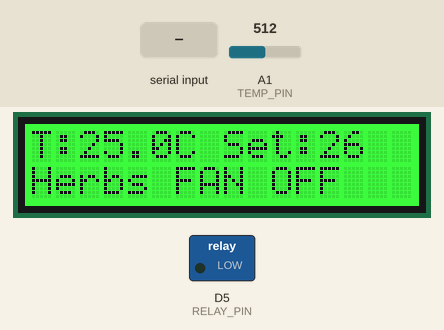
Simulated run of this sketch. Board: Arduino Uno R4 Minima. On the bench: 16×2 character LCD, switched loads named in the sketch (green lamp = pin HIGH). The inputs (shaded band) are chosen by the test bench; at power-on: A1 (TEMP_PIN) = 512 (analog values on the 0–1023 scale). What the sketch prints to the serial monitor is not drawn.

Above: at 1.2 s.
1.3 s: A1 (TEMP_PIN) set to 537
At 2.6 s:
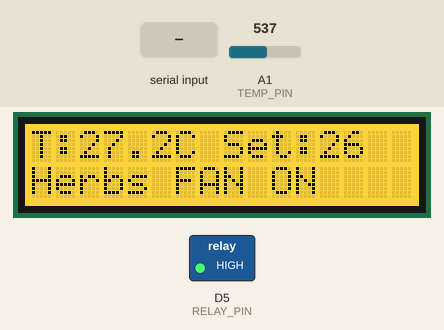
3.0 s: "200\n" received over Serial
At 4.4 s:
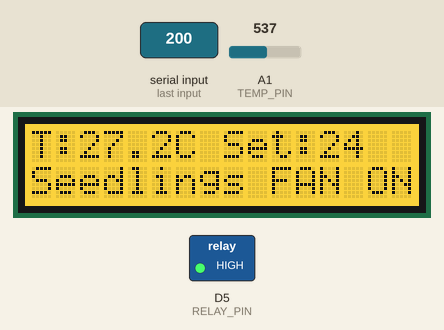
5.0 s: A1 (TEMP_PIN) set to 1009
At 5.6 s:
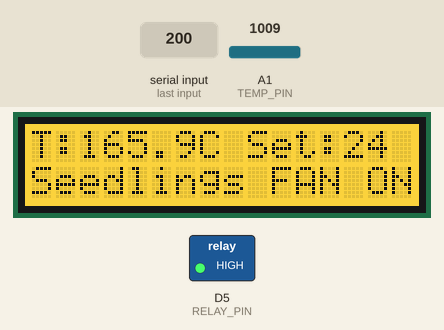
6.5 s: A1 (TEMP_PIN) set to 1023
At 7.7 s:
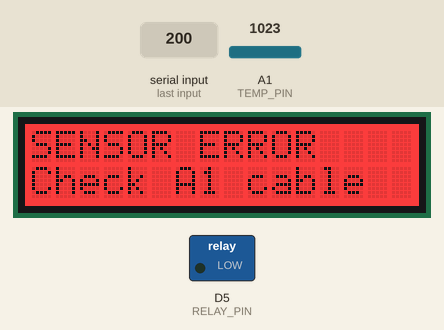
8.0 s: A1 (TEMP_PIN) set to 490
At 9.1 s:
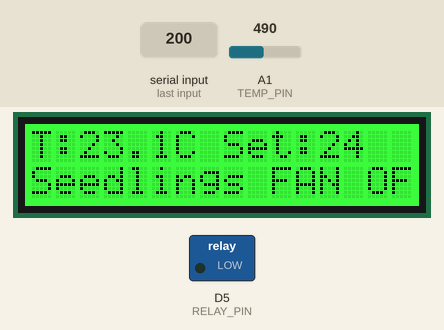
9.5 s: "30,150\n" received over Serial
At 9.9 s:
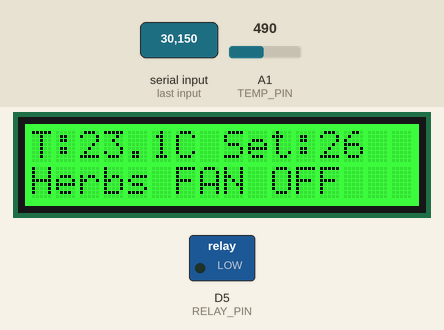
Timing chart, 0 to 12.5 s (numbered marks = the images above; inputs shaded):
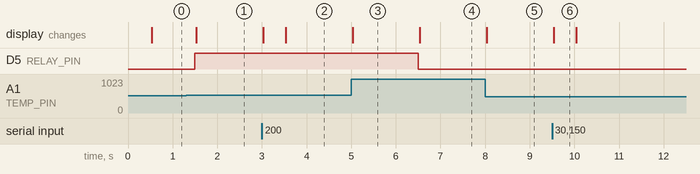

Measured:
- the behaviour switches between 522 and 523 on A1 (TEMP_PIN) (found by bisection; images 0 and 1)
- the behaviour switches between 1022 and 1023 on A1 (TEMP_PIN) (found by bisection; images 3 and 4)
- after the input at 1.3 s, D5 (RELAY_PIN): LOW → HIGH after 0.20 s; the display: changes after 0.23 s (image 1)
- after the input at 3.0 s, the display: first changes at once (image 2 shows a later state)
- after the input at 5.0 s, the display: changes at once (image 3)
- after the input at 6.5 s, D5 (RELAY_PIN): HIGH → LOW at once; the display: changes at once (image 4)
- after the input at 8.0 s, the display: changes at once (image 5)
- after the input at 9.5 s, the display: changes at once (image 6)

The sketch:

climate_control.ino
```cpp
// Smart Greenhouse - Climate Control Subsystem (Gaurika Sharma)
// Temperature sensor: A1 | Relay (fan): D7 | LCD: I2C (for testing only)
// Turns the fan (relay) ON when it gets too hot and OFF once it cools down 2 C below the set-point.
// The climate functions are kept separate so they can be copied into the final group sketch.
#include <Wire.h>                    // Loads the I2C library so the Arduino can talk to the LCD with 2 wires
#include "rgb_lcd.h"                 // Loads the Grove RGB LCD library (same one used in the labs)
#include <math.h>                    // Loads math functions; we need log() for the temperature formula

// ======================= CLIMATE CONTROL SETTINGS =======================

const int TEMP_PIN  = A1;            // The temperature sensor is plugged into analog port A1
const int RELAY_PIN = 5;             // The relay (our "fan") is plugged into digital port D7

const int   B_VALUE   = 3975;        // A constant for this Grove temperature sensor, from the Lab 3 code
const float DEAD_BAND = 2.0;         // Fan turns OFF only after it cools 2 C below the set-point (stops flicker)

const unsigned long READ_INTERVAL = 500;  // Read the temperature every 500 ms (0.5 s), as in our proposal

// Plant profiles: each one has its own fan set-point in degrees C (from Section 6 of the proposal)
const char *PROFILE_NAMES[3] = {"Seedlings", "Herbs", "Cactus"};  // The names of the 3 plant profiles
const float PROFILE_SETPOINTS[3] = {24.0, 26.0, 30.0};             // Fan set-point for each profile, same order

// ======================= CLIMATE CONTROL VARIABLES =======================

int   currentProfile = 1;            // Which profile is active: 0 = Seedlings, 1 = Herbs, 2 = Cactus (start on Herbs)
float setPoint       = 26.0;         // The temperature (C) where the fan turns ON
float temperatureC   = 0.0;          // The latest temperature reading in degrees C
bool  fanOn          = false;        // Remembers if the fan is ON (true) or OFF (false)
bool  sensorError    = false;        // true if the sensor reading looks broken (unplugged cable)
unsigned long lastReadTime = 0;      // When we last read the sensor, so we know when 500 ms has passed

rgb_lcd lcd;                         // Creates the LCD object (only used here to test this module on its own)

// ======================= CLIMATE CONTROL FUNCTIONS =======================
// These are the parts the group will copy into the final sketch.

// Reads the sensor and turns the raw number (0-1023) into degrees C. Uses the formula from Lab 3.
float readTemperatureC() {
  int raw = analogRead(TEMP_PIN);    // Read the sensor: a number from 0 to 1023
  if (raw <= 0 || raw >= 1023) {     // 0 or 1023 means the cable is loose or unplugged
    sensorError = true;              // Remember that something is wrong
    return temperatureC;             // Keep the last good temperature instead of a nonsense number
  }                                  // End of the error check
  sensorError = false;               // The reading looks fine
  float resistance = (1023.0 - raw) * 10000.0 / raw;   // Work out the sensor's resistance from the reading
  float kelvin = 1.0 / (log(resistance / 10000.0) / B_VALUE + 1.0 / 298.15);  // Thermistor formula gives Kelvin
  return kelvin - 273.15;            // Convert Kelvin to Celsius and send it back
}                                    // End of readTemperatureC()

// Turns the fan on or off by switching the relay, and remembers the new state.
void setFan(bool on) {
  fanOn = on;                        // Remember the new fan state
  digitalWrite(RELAY_PIN, on ? HIGH : LOW);  // HIGH switches the relay ON, LOW switches it OFF
}                                    // End of setFan()

// Changes the plant profile (0, 1 or 2) and loads that profile's set-point.
void setProfile(int profile) {
  if (profile < 0 || profile > 2) return;  // Ignore numbers that aren't a real profile
  currentProfile = profile;          // Remember which profile is now active
  setPoint = PROFILE_SETPOINTS[profile];   // Load that profile's fan set-point
}                                    // End of setProfile()

// Run ONCE in setup(): gets the climate hardware ready.
void climateSetup() {
  pinMode(RELAY_PIN, OUTPUT);        // The relay is an OUTPUT because we switch it
  setFan(false);                     // Make sure the fan starts OFF
  analogReadResolution(10);          // Make analogRead give 0-1023 on the UNO R4 WiFi (same as Lab 3)
  setProfile(currentProfile);        // Load the starting profile's set-point
  temperatureC = readTemperatureC(); // Take a first reading so we don't start at 0 C
}                                    // End of climateSetup()

// Run EVERY loop: reads the temperature every 500 ms and decides if the fan should be on or off.
void climateUpdate() {
  unsigned long now = millis();      // Get the current time in milliseconds
  if (now - lastReadTime < READ_INTERVAL) return;  // Less than 500 ms since the last reading? Do nothing yet
  lastReadTime = now;                // Remember that we are reading now

  temperatureC = readTemperatureC(); // Get the newest temperature

  if (sensorError) {                 // If the sensor is broken...
    setFan(false);                   // ...turn the fan off to be safe
    return;                          // ...and skip the decision below
  }                                  // End of sensor error handling

  if (!fanOn && temperatureC >= setPoint) {               // Fan is OFF and it's at or above the set-point...
    setFan(true);                                         // ...too hot, so turn the fan ON
  }                                                       // End of "turn on" check
  else if (fanOn && temperatureC <= setPoint - DEAD_BAND) {  // Fan is ON and it has cooled 2 C below the set-point...
    setFan(false);                                        // ...cool enough, so turn the fan OFF
  }                                                       // End of "turn off" check
  // Between those two temperatures nothing changes: this gap is the dead band that stops flickering
}                                    // End of climateUpdate()

// Simple "getter" functions so teammates' modules can use my readings without touching my variables
float getTemperatureC() { return temperatureC; }   // Ventilation and Alarm modules need the temperature
float getSetPoint()     { return setPoint; }       // Ventilation and Alarm modules need the set-point
bool  isFanOn()         { return fanOn; }          // Display and logging modules show if the fan is on
bool  isSensorError()   { return sensorError; }    // Display and alarm modules can warn about a broken sensor

// ======================= TESTING ONLY (not needed in the final sketch) =======================

unsigned long lastDisplayTime = 0;   // When we last updated the LCD and Serial Monitor

void setup() {                       // setup() runs ONE time when the Arduino turns on
  Serial.begin(9600);                // Start the Serial Monitor at 9600 baud so we can see readings on the PC
  lcd.begin(16, 2);                  // Start the LCD: 16 characters wide, 2 rows tall
  climateSetup();                    // Get the climate control part ready
  Serial.println("Type 0, 1 or 2 to change profile (Seedlings, Herbs, Cactus)");  // Instructions for testing
}                                    // End of setup()

void loop() {                        // loop() runs over and over forever
  climateUpdate();                   // Do the climate control job (reads temperature, switches the fan)

  if (Serial.available() > 0) {      // If someone typed something in the Serial Monitor...
    char c = Serial.read();          // ...read one character
    if (c >= '0' && c <= '2') {      // If it's 0, 1 or 2...
      setProfile(c - '0');           // ...turn the character into a number and change profile
    }                                // End of profile check
  }                                  // End of Serial input check

  if (millis() - lastDisplayTime >= 500) {  // Every 500 ms, update the screen and Serial Monitor
    lastDisplayTime = millis();      // Remember when we updated

    if (isSensorError()) {           // If the sensor is broken, show an error
      lcd.setRGB(255, 0, 0);         // Backlight RED
      lcd.setCursor(0, 0);           // Top row
      lcd.print("SENSOR ERROR    "); // Error message (spaces clear old letters)
      lcd.setCursor(0, 1);           // Bottom row
      lcd.print("Check A1 cable  "); // Tell the user what to check
      Serial.println("SENSOR ERROR - check A1 cable");  // Also print it to the PC
      return;                        // Skip the normal display this time
    }                                // End of error display

    lcd.setRGB(isFanOn() ? 255 : 0, isFanOn() ? 200 : 255, 0);  // Yellow backlight if the fan is on, green if off
    lcd.setCursor(0, 0);             // Top row
    lcd.print("T:");                 // Label for temperature
    lcd.print(getTemperatureC(), 1); // Temperature with 1 decimal place
    lcd.print("C Set:");             // Label for set-point
    lcd.print(getSetPoint(), 0);     // Set-point with no decimals
    lcd.print("  ");                 // Spaces clear leftover characters
    lcd.setCursor(0, 1);             // Bottom row
    lcd.print(PROFILE_NAMES[currentProfile]);  // Which plant profile is active
    lcd.print(isFanOn() ? " FAN ON    " : " FAN OFF   ");  // Fan state, with spaces to clear old letters

    Serial.print("T=");              // Print to the Serial Monitor in the format our logger will use
    Serial.print(getTemperatureC(), 1);  // Temperature with 1 decimal place
    Serial.print(",SET=");           // Set-point label
    Serial.print(getSetPoint(), 1);  // Set-point
    Serial.print(",FAN=");           // Fan label
    Serial.println(isFanOn() ? 1 : 0);   // 1 = fan on, 0 = fan off, then a new line
  }                                  // End of display update
}                                    // End of loop(); it starts again from the top
```
